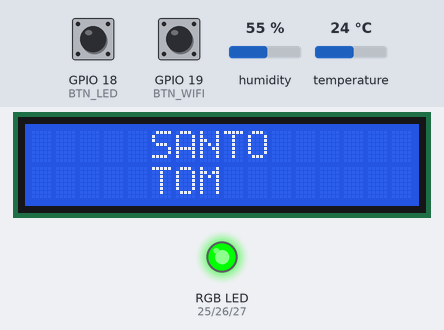
Bench run of a sketch on a simulated ESP32. Parts: 16×2 character LCD, an RGB LED mixed from three pins (HIGH = lit). The test bench sets the inputs (shaded band); at power-on: GPIO 19 (BTN_WIFI) HIGH, GPIO 18 (BTN_LED) HIGH, humidity 55 %, temperature 24 °C.

Above: at 1.29 s.
1.3 s: GPIO 19 (BTN_WIFI) pulled LOW for 0.15 s
At 2.5 s:
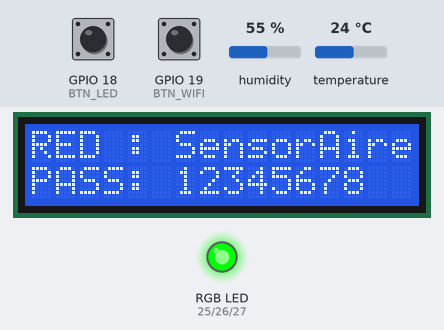
8.2 s: GPIO 19 (BTN_WIFI) pulled LOW for 1 s
At 8.35 s:
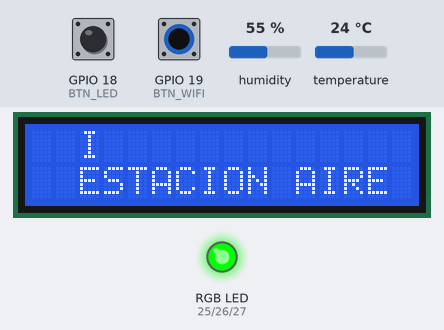
9.8 s: GPIO 18 (BTN_LED) pulled LOW for 0.15 s
At 10.01 s:
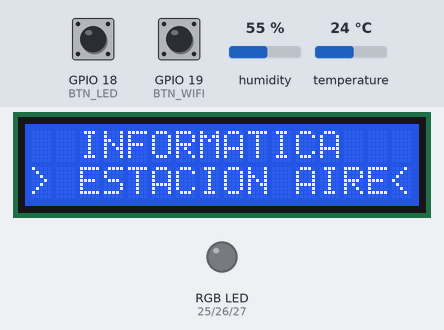
10.5 s: humidity set to 22 %
At 18.6 s:
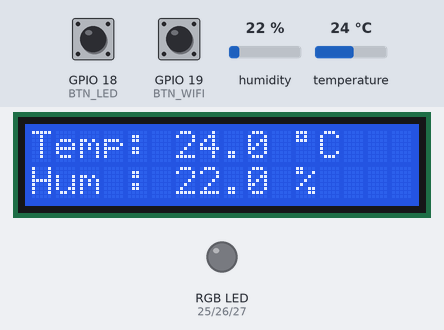
18.7 s: temperature set to 0 °C
At 20.7 s:
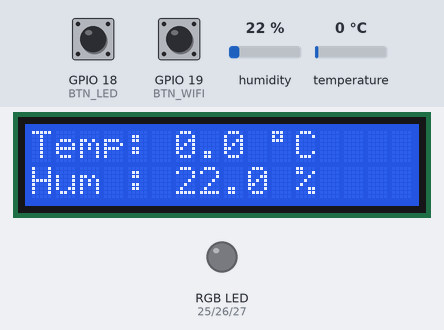
25.2 s: GPIO 18 (BTN_LED) pulled LOW for 1 s
At 25.9 s:
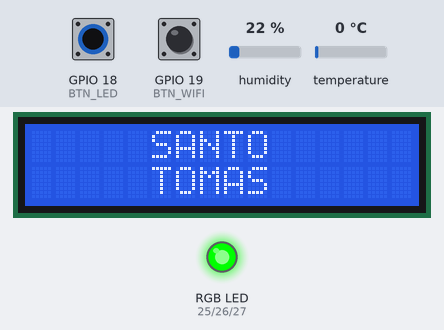
Timing chart, 0 to 28.2 s (numbered marks = the images above; inputs shaded):
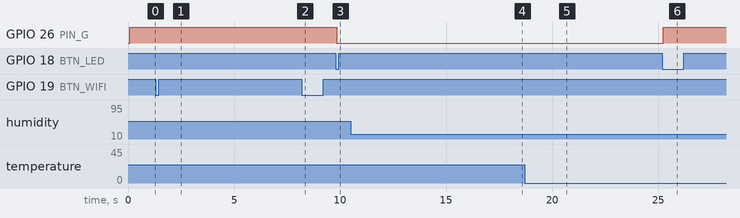

Measured:
- after the input at 1.3 s, the display: changes after 0.09 s (image 1)
- after the input at 8.2 s, the display: changes after 0.08 s (image 2)
- after the input at 9.8 s, GPIO 26 (PIN_G): HIGH → LOW after 0.05 s
- after the input at 25.2 s, GPIO 26 (PIN_G): LOW → HIGH after 0.05 s
- what the display in image 5 shows lasts 3.1 s, from 20.2 s to 23.3 s

The sketch:

main_whit_buttons.ino
```cpp
// ============================================================
//  Monitor Calidad del Aire - ESP32
//  NovaPM + DHT22 + LCD Animado + LED RGB + Botones Interactivos
// ============================================================

/*
  NOTA: Tiene dos botones a agregar
  BOTON 1 ARRIBA IZQUIERDA D18 Y ABAJO DERECHA GND

  BOTON 2 ARRIBA IZQUIERDA D19 Y ABAJO DERECHA GND
*/

#include <WiFi.h>
#include <WebServer.h>
#include <DHT.h>
#include <Wire.h>
#include <LiquidCrystal_I2C.h>

// ---- Pines Sensores ----
#define DHT_PIN    4
#define DHT_TYPE   DHT22

#define PM_RX_PIN  16
#define PM_TX_PIN  17

// ---- Pines I2C (LCD) ----
#define I2C_SDA    21
#define I2C_SCL    22

// ---- Pines LED RGB ----
#define PIN_R      25
#define PIN_G      26
#define PIN_B      27

// ---- Pines de Botones ----
#define BTN_LED    18       // Botón ON/OFF LED RGB
#define BTN_WIFI   19       // Botón Info WiFi (30s con toggle)

// ---- Credenciales del AP ----
const char* AP_SSID = "SensorAire";
const char* AP_PASS = "12345678";

DHT dht(DHT_PIN, DHT_TYPE);
WebServer server(80);
LiquidCrystal_I2C lcd(0x27, 16, 2);

float currentTemp = 0.0f, currentHum = 0.0f;
float currentPM25 = 0.0f, currentPM10 = 0.0f;

unsigned long lastDHTread = 0;
const unsigned long DHT_INTERVAL = 2000;

// Variables de rotación y animación LCD
unsigned long lastScreenChange = 0;
unsigned long lastAnimTick = 0;
int currentScreen = 0;
int typewriterIndex = 0;
int animStep = 0;

// Control de estados de los botones
bool ledHabilitado = true;
bool modoInfoFijo = false;
unsigned long tiempoInicioInfo = 0;
const unsigned long DURACION_INFO_TOTAL = 30000; // 30 segundos
const unsigned long INTERVALO_SUBPANTALLA = 5000; // Alterna cada 5s

// Variables antirrebote (Debounce)
int lastBtnLedState = HIGH;
int lastBtnWifiState = HIGH;
unsigned long lastDebounceLed = 0;
unsigned long lastDebounceWifi = 0;
const unsigned long DEBOUNCE_DELAY = 50;

byte wifiSignalChar[8] = {
  0b00000, 0b00001, 0b00001, 0b00101,
  0b00101, 0b10101, 0b10101, 0b00000
};

// ---- Parser NovaPM SDS011 ----
static uint8_t pmBuf[10];
static uint8_t pmIdx = 0;

void processPMByte(uint8_t b) {
  if (pmIdx == 0 && b != 0xAA) return;
  pmBuf[pmIdx++] = b;
  if (pmIdx < 10) return;
  pmIdx = 0;

  if (pmBuf[1] != 0xC0 || pmBuf[9] != 0xAB) return;

  uint8_t sum = 0;
  for (uint8_t i = 2; i <= 7; i++) sum += pmBuf[i];
  if (sum != pmBuf[8]) return;

  currentPM25 = (pmBuf[3] * 256 + pmBuf[2]) / 10.0f;
  currentPM10 = (pmBuf[5] * 256 + pmBuf[4]) / 10.0f;
}

void setRGB(int r, int g, int b) {
  if (!ledHabilitado) {
    analogWrite(PIN_R, 0);
    analogWrite(PIN_G, 0);
    analogWrite(PIN_B, 0);
    return;
  }
  analogWrite(PIN_R, r);
  analogWrite(PIN_G, g);
  analogWrite(PIN_B, b);
}

int getNivelICAP(float pm25, float pm10) {
  int lvl25 = 0, lvl10 = 0;
  if      (pm25 <= 25)  lvl25 = 0;
  else if (pm25 <= 50)  lvl25 = 1;
  else if (pm25 <= 110) lvl25 = 2;
  else if (pm25 <= 170) lvl25 = 3;
  else                  lvl25 = 4;

  if      (pm10 <= 75)  lvl10 = 0;
  else if (pm10 <= 150) lvl10 = 1;
  else if (pm10 <= 250) lvl10 = 2;
  else if (pm10 <= 330) lvl10 = 3;
  else                  lvl10 = 4;

  return max(lvl25, lvl10);
}

void actualizarSemaforoRGB(int nivel) {
  switch (nivel) {
    case 0: setRGB(0, 255, 0);   break; // Verde: Buena
    case 1: setRGB(255, 200, 0); break; // Amarillo: Regular
    case 2: setRGB(255, 60, 0);  break; // Naranja: Alerta
    case 3: setRGB(255, 0, 0);   break; // Rojo: Pre-emergencia
    case 4: setRGB(180, 0, 255); break; // Violeta/Morado: Emergencia
  }
}

void renderLCD() {
  int connectedClients = WiFi.softAPgetStationNum();
  unsigned long now = millis();

  // MODO INFORMATIVO EXTENDIDO (30 Segundos con alternancia cada 5s)
  if (modoInfoFijo) {
    unsigned long tiempoTranscurrido = now - tiempoInicioInfo;
    int subVista = (tiempoTranscurrido / INTERVALO_SUBPANTALLA) % 2;

    if (subVista == 0) {
      // Sub-vista A: Credenciales
      lcd.setCursor(0, 0);
      lcd.print("RED : " + String(AP_SSID) + "  ");
      lcd.setCursor(0, 1);
      lcd.print("PASS: " + String(AP_PASS) + "  ");
    } else {
      // Sub-vista B: IP y Conectados
      lcd.setCursor(0, 0);
      lcd.print("IP: 192.168.4.1 ");
      lcd.setCursor(0, 1);
      lcd.print("Clientes: ");
      lcd.print(connectedClients);
      lcd.print("   ");
      if ((animStep % 2) == 0) lcd.write(1);
      else lcd.print(" ");
    }
    return;
  }

  // MODO CICLO NORMAL
  switch (currentScreen) {
    case 0: { // SANTO TOMAS máquina de escribir
      const String txt1 = "SANTO";
      const String txt2 = "TOMAS";
      lcd.setCursor(5, 0);
      lcd.print(typewriterIndex <= txt1.length() ? txt1.substring(0, typewriterIndex) : txt1);
      lcd.setCursor(5, 1);
      if (typewriterIndex > txt1.length()) {
        int idx2 = typewriterIndex - txt1.length();
        lcd.print(txt2.substring(0, min(idx2, (int)txt2.length())));
      }
      break;
    }

    case 1: { // INFORMATICA + ESTACION AIRE animado
      const String txtInfo = "INFORMATICA";
      lcd.setCursor(2, 0);
      lcd.print(txtInfo.substring(0, min(typewriterIndex, (int)txtInfo.length())));
      lcd.setCursor(0, 1);
      if ((animStep % 4) == 0) lcd.print("< ESTACION AIRE>");
      else if ((animStep % 4) == 2) lcd.print("> ESTACION AIRE<");
      else lcd.print("  ESTACION AIRE ");
      break;
    }

    case 2: // Material Particulado
      lcd.setCursor(0, 0);
      lcd.print("PM2.5: " + String(currentPM25, 1) + " ug ");
      lcd.setCursor(0, 1);
      lcd.print("PM10 : " + String(currentPM10, 1) + " ug ");
      break;

    case 3: // Temperatura y Humedad
      lcd.setCursor(0, 0);
      lcd.print("Temp: " + String(currentTemp, 1) + " " + (char)223 + "C    ");
      lcd.setCursor(0, 1);
      lcd.print("Hum : " + String(currentHum, 1) + " %     ");
      break;
  }
}

void gestionarBotones() {
  unsigned long now = millis();

  // 1. Botón LED ON/OFF (GPIO 18)
  int readingLed = digitalRead(BTN_LED);
  if (readingLed != lastBtnLedState) {
    lastDebounceLed = now;
  }
  if ((now - lastDebounceLed) > DEBOUNCE_DELAY) {
    static int btnLedConfirmed = HIGH;
    if (readingLed != btnLedConfirmed) {
      btnLedConfirmed = readingLed;
      if (btnLedConfirmed == LOW) {
        ledHabilitado = !ledHabilitado;
        actualizarSemaforoRGB(getNivelICAP(currentPM25, currentPM10));
      }
    }
  }
  lastBtnLedState = readingLed;

  // 2. Botón Info WiFi / Toggle Salida (GPIO 19)
  int readingWifi = digitalRead(BTN_WIFI);
  if (readingWifi != lastBtnWifiState) {
    lastDebounceWifi = now;
  }
  if ((now - lastDebounceWifi) > DEBOUNCE_DELAY) {
    static int btnWifiConfirmed = HIGH;
    if (readingWifi != btnWifiConfirmed) {
      btnWifiConfirmed = readingWifi;
      if (btnWifiConfirmed == LOW) { // Pulsado
        if (!modoInfoFijo) {
          // Iniciar los 30 segundos
          modoInfoFijo = true;
          tiempoInicioInfo = now;
        } else {
          // Si ya estaba activo, cancelar inmediatamente
          modoInfoFijo = false;
        }
        lcd.clear();
      }
    }
  }
  lastBtnWifiState = readingWifi;

  // Finalizar automáticamente cuando pasen los 30 segundos
  if (modoInfoFijo && (now - tiempoInicioInfo >= DURACION_INFO_TOTAL)) {
    modoInfoFijo = false;
    lcd.clear();
  }
}

// ============================================================
//  Página web autocontenida
// ============================================================
static const char HTML[] PROGMEM = R"rawliteral(
<!DOCTYPE html>
<html lang="es">
<head>
<meta charset="UTF-8">
<meta name="viewport" content="width=device-width,initial-scale=1">
<title>Monitor Calidad del Aire</title>
<style>
*{margin:0;padding:0;box-sizing:border-box}
body{font-family:'Segoe UI',sans-serif;background:#0f1117;color:#e0e0e0;min-height:100vh}
header{background:#1a1d27;padding:18px;text-align:center;border-bottom:1px solid #2a2d3e}
header h1{font-size:1.5rem;color:#7eb8f7}
header p{font-size:.8rem;color:#666;margin-top:4px}
.cards{display:flex;flex-wrap:wrap;gap:14px;padding:20px;justify-content:center}
.card{background:#1a1d27;border-radius:12px;padding:18px 26px;min-width:140px;text-align:center;border:1px solid #2a2d3e}
.lbl{font-size:.7rem;color:#888;text-transform:uppercase;letter-spacing:1px}
.val{font-size:2.2rem;font-weight:700;margin:8px 0 2px}
.unt{font-size:.8rem;color:#888}
.ct{color:#ff7043}.ch{color:#42a5f5}.cp2{color:#ab47bc}.cp1{color:#26a69a}
.charts{display:flex;flex-direction:column;gap:20px;padding:0 20px 20px}
.cbox{background:#1a1d27;border-radius:12px;padding:16px;border:1px solid #2a2d3e}
.cbox h2{font-size:.9rem;color:#aaa;margin-bottom:10px}
canvas{display:block;width:100%;height:200px}
#st{text-align:center;padding:10px 0 20px;font-size:.75rem;color:#555}
.aqi{margin:0 20px 20px;border-radius:12px;padding:16px 22px;border:1px solid #2a2d3e;transition:background .6s,border-color .6s}
.aqi-top{display:flex;align-items:center;gap:14px}
.aqi-dot{width:18px;height:18px;border-radius:50%;flex-shrink:0;transition:background .6s}
.aqi-label{font-size:1.2rem;font-weight:700;transition:color .6s}
.aqi-title{font-size:.7rem;color:#888;text-transform:uppercase;letter-spacing:1px;margin-bottom:6px}
.aqi-desc{font-size:.8rem;color:#bbb;margin-top:8px;line-height:1.5}
</style>
</head>
<body>
<header>
  <h1>Monitor Calidad del Aire</h1>
  <p>Santo Tomás &middot; NovaPM 5006 &middot; DHT22</p>
</header>
<div class="cards">
  <div class="card"><div class="lbl">Temperatura</div><div class="val ct" id="T">--</div><div class="unt">°C</div></div>
  <div class="card"><div class="lbl">Humedad</div><div class="val ch" id="H">--</div><div class="unt">%</div></div>
  <div class="card"><div class="lbl">PM 2.5</div><div class="val cp2" id="P2">--</div><div class="unt">μg/m³</div></div>
  <div class="card"><div class="lbl">PM 10</div><div class="val cp1" id="P1">--</div><div class="unt">μg/m³</div></div>
</div>
<div class="aqi" id="aqiBox">
  <div class="aqi-title">Indice de Calidad del Aire (ICAP Chile)</div>
  <div class="aqi-top">
    <div class="aqi-dot" id="aqiDot"></div>
    <div class="aqi-label" id="aqiLabel">Esperando datos...</div>
  </div>
  <div class="aqi-desc" id="aqiDesc">PM2.5 y PM10 aun no disponibles.</div>
</div>
<div class="charts">
  <div class="cbox"><h2>Temperatura &amp; Humedad</h2><canvas id="cTH"></canvas></div>
  <div class="cbox"><h2>Material Particulado</h2><canvas id="cPM"></canvas></div>
</div>
<div id="st">Conectando...</div>

<script>
function MiniChart(id, series) {
  var cv = document.getElementById(id);
  var cx = cv.getContext('2d');
  var MAX = 60;
  var data = series.map(function(){ return []; });
  var lb   = [];

  function resize() {
    var r = cv.getBoundingClientRect();
    cv.width  = r.width  || 320;
    cv.height = r.height || 200;
  }

  this.push = function(values) {
    resize();
    lb.push(new Date().toLocaleTimeString('es-CL'));
    values.forEach(function(v, i){ data[i].push(v); });
    if (lb.length > MAX) { lb.shift(); data.forEach(function(d){ d.shift(); }); }
    draw();
  };

  function draw() {
    var W = cv.width, H = cv.height;
    var PL = 46, PR = 12, PT = 28, PB = 28;
    cx.clearRect(0, 0, W, H);

    var all = [];
    data.forEach(function(d){ d.forEach(function(v){ if(isFinite(v)) all.push(v); }); });
    if (!all.length) return;

    var mn = Math.min.apply(null, all);
    var mx = Math.max.apply(null, all);
    if (mn === mx) { mn -= 1; mx += 1; }
    var rng = mx - mn;
    var N   = lb.length;
    var pw  = W - PL - PR, ph = H - PT - PB;

    function tx(i){ return PL + (N > 1 ? i / (N - 1) : 0.5) * pw; }
    function ty(v){ return PT + (1 - (v - mn) / rng) * ph; }

    cx.fillStyle = '#1a1d27';
    cx.fillRect(0, 0, W, H);

    for (var k = 0; k <= 4; k++) {
      var gy = PT + k / 4 * ph;
      cx.strokeStyle = '#2a2d3e'; cx.lineWidth = 1;
      cx.beginPath(); cx.moveTo(PL, gy); cx.lineTo(W - PR, gy); cx.stroke();
      cx.fillStyle = '#666'; cx.font = '10px sans-serif'; cx.textAlign = 'right';
      cx.fillText((mx - k / 4 * rng).toFixed(1), PL - 3, gy + 4);
    }

    cx.fillStyle = '#555'; cx.font = '9px sans-serif'; cx.textAlign = 'center';
    [0, 0.33, 0.66, 1].forEach(function(f){
      var i = Math.round(f * (N - 1));
      if (lb[i]) cx.fillText(lb[i], tx(i), H - 6);
    });

    series.forEach(function(s, si){
      if (data[si].length < 2) return;
      cx.strokeStyle = s.color; cx.lineWidth = 2;
      cx.beginPath();
      data[si].forEach(function(v, i){
        i === 0 ? cx.moveTo(tx(i), ty(v)) : cx.lineTo(tx(i), ty(v));
      });
      cx.stroke();
      var lx = PL + si * 160;
      cx.fillStyle = s.color;
      cx.fillRect(lx, 6, 12, 10);
      cx.fillStyle = '#aaa'; cx.textAlign = 'left'; cx.font = '10px sans-serif';
      cx.fillText(s.label, lx + 16, 15);
    });
  }
}

var cTH = new MiniChart('cTH', [
  { color: '#ff7043', label: 'Temp (°C)' },
  { color: '#42a5f5', label: 'Humedad (%)' }
]);
var cPM = new MiniChart('cPM', [
  { color: '#ab47bc', label: 'PM2.5 μg/m³' },
  { color: '#26a69a', label: 'PM10 μg/m³'  }
]);

function tick() {
  fetch('/data')
    .then(function(r){ return r.json(); })
    .then(function(j){
      document.getElementById('T').textContent  = j.t.toFixed(1);
      document.getElementById('H').textContent  = j.h.toFixed(1);
      document.getElementById('P2').textContent = j.p2.toFixed(1);
      document.getElementById('P1').textContent = j.p1.toFixed(1);
      cTH.push([j.t, j.h]);
      cPM.push([j.p2, j.p1]);
      updateICAP(j.p2, j.p1);
      document.getElementById('st').textContent =
        'Última actualización: ' + new Date().toLocaleTimeString('es-CL');
    })
    .catch(function(){
      document.getElementById('st').textContent = 'Error al obtener datos';
    });
}

var ICAP = [
  { label: 'Buena',          dot: '#43a047', color: '#66bb6a', bg: '#0d1f0e', border: '#2e7d32',
    desc: 'Calidad del aire satisfactoria. No representa riesgo para la salud de la poblacion general.' },
  { label: 'Regular',        dot: '#fdd835', color: '#ffee58', bg: '#1f1a00', border: '#f9a825',
    desc: 'Calidad aceptable. Personas muy sensibles (asmaticos, adultos mayores) podrian presentar leve malestar.' },
  { label: 'Alerta',         dot: '#fb8c00', color: '#ffa726', bg: '#1f0e00', border: '#e65100',
    desc: 'Grupos sensibles pueden experimentar efectos respiratorios. Se recomienda reducir actividad fisica al aire libre.' },
  { label: 'Pre-emergencia', dot: '#e53935', color: '#ef5350', bg: '#1f0505', border: '#c62828',
    desc: 'Toda la poblacion puede experimentar efectos. Evitar actividad fisica al aire libre. Grupos de riesgo deben permanecer en interiores.' },
  { label: 'Emergencia',     dot: '#8e24aa', color: '#ab47bc', bg: '#150520', border: '#6a1b9a',
    desc: 'Alerta maxima sanitaria. Toda la poblacion debe evitar cualquier exposicion al exterior. Siga las instrucciones de la autoridad.' }
];

function getICAP(pm25, pm10) {
  var lvl25, lvl10;
  if      (pm25 <= 25)  lvl25 = 0;
  else if (pm25 <= 50)  lvl25 = 1;
  else if (pm25 <= 110) lvl25 = 2;
  else if (pm25 <= 170) lvl25 = 3;
  else                  lvl25 = 4;

  if      (pm10 <= 75)  lvl10 = 0;
  else if (pm10 <= 150) lvl10 = 1;
  else if (pm10 <= 250) lvl10 = 2;
  else if (pm10 <= 330) lvl10 = 3;
  else                  lvl10 = 4;

  return ICAP[Math.max(lvl25, lvl10)];
}

function updateICAP(pm25, pm10) {
  var nivel = getICAP(pm25, pm10);
  var box   = document.getElementById('aqiBox');
  var dot   = document.getElementById('aqiDot');
  var lbl   = document.getElementById('aqiLabel');
  var desc  = document.getElementById('aqiDesc');
  box.style.background   = nivel.bg;
  box.style.borderColor = nivel.border;
  dot.style.background   = nivel.dot;
  lbl.style.color        = nivel.color;
  lbl.textContent        = nivel.label;
  desc.textContent       = 'PM2.5: ' + pm25.toFixed(1) + ' ug/m3  |  PM10: ' + pm10.toFixed(1) + ' ug/m3  —  ' + nivel.desc;
}

tick();
setInterval(tick, 2000);
</script>
</body>
</html>
)rawliteral";

void handleRoot() {
  server.send_P(200, "text/html", HTML);
}

void handleData() {
  String j = F("{\"t\":");
  j += String(currentTemp, 1);
  j += F(",\"h\":");
  j += String(currentHum, 1);
  j += F(",\"p2\":");
  j += String(currentPM25, 1);
  j += F(",\"p1\":");
  j += String(currentPM10, 1);
  j += '}';
  server.send(200, F("application/json"), j);
}

void setup() {
  Serial.begin(115200);

  pinMode(BTN_LED, INPUT_PULLUP);
  pinMode(BTN_WIFI, INPUT_PULLUP);

  pinMode(PIN_R, OUTPUT);
  pinMode(PIN_G, OUTPUT);
  pinMode(PIN_B, OUTPUT);
  setRGB(0, 0, 0);

  Wire.begin(I2C_SDA, I2C_SCL);
  lcd.init();
  lcd.backlight();
  lcd.createChar(1, wifiSignalChar);

  Serial2.begin(9600, SERIAL_8N1, PM_RX_PIN, PM_TX_PIN);

  dht.begin();

  WiFi.mode(WIFI_AP);
  WiFi.softAP(AP_SSID, AP_PASS);

  server.on("/",     HTTP_GET, handleRoot);
  server.on("/data", HTTP_GET, handleData);
  server.begin();

  actualizarSemaforoRGB(0);
}

void loop() {
  unsigned long now = millis();

  // 1. Gestión de pulsadores
  gestionarBotones();

  // 2. Sensor NovaPM
  while (Serial2.available()) {
    processPMByte((uint8_t)Serial2.read());
  }

  // 3. Servidor Web
  server.handleClient();

  // 4. Lectura DHT22
  if (now - lastDHTread >= DHT_INTERVAL) {
    lastDHTread = now;
    float t = dht.readTemperature(false);
    float h = dht.readHumidity();
    if (!isnan(t)) currentTemp = t;
    if (!isnan(h)) currentHum  = h;

    int nivel = getNivelICAP(currentPM25, currentPM10);
    actualizarSemaforoRGB(nivel);
  }

  // 5. Animación suave (cada 150 ms)
  if (now - lastAnimTick >= 150) {
    lastAnimTick = now;
    typewriterIndex++;
    animStep++;
    renderLCD();
  }

  // 6. Rotación del ciclo estándar (solo si no está en modo Info)
  if (!modoInfoFijo && (now - lastScreenChange >= 5000)) {
    lastScreenChange = now;
    currentScreen = (currentScreen + 1) % 4; // Rota entre las 4 pantallas principales
    typewriterIndex = 0;
    lcd.clear();
  }
}
```
